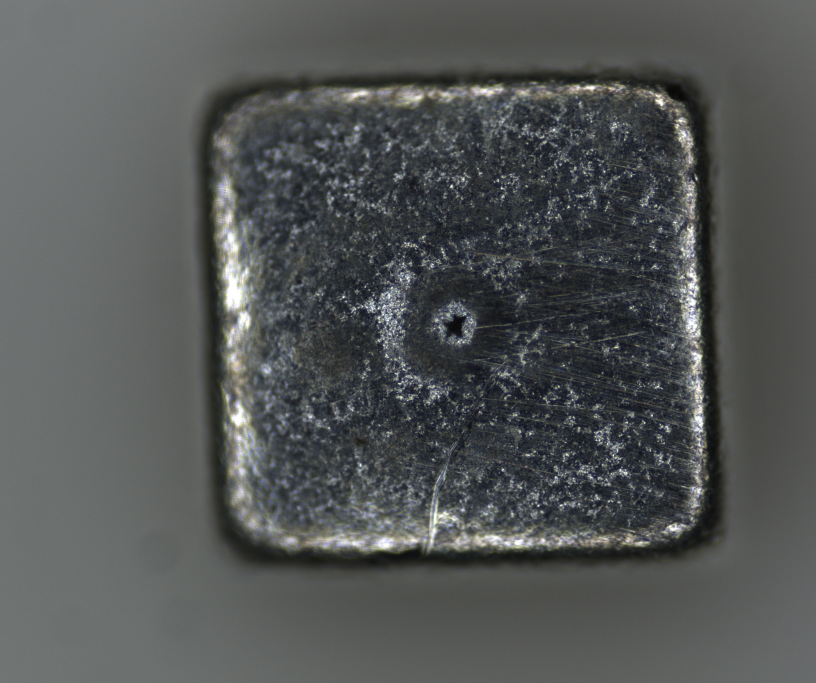
#> input picture 搁置/Image/origin/E_pinhole_45.jpg, 2448 x 2048 px, found by its file name (shown at 1/3 size)
$ python main4.py
#> lines starting #> are read from the running program, lines starting #| are printed output that depends on the picture; after the words box and inside, x2 and y2 are one past the last pixel; in counts of white or black regions, pixels touching at a corner belong together
import cv2
import numpy as np

'''
原理：
cv找到出电容的轮廓，然后统计出其中的总像素cap_area
然后根据针孔的坐标找到针孔的轮廓，然后做同样的处理，统计出总像素target_area
自动电容端面的标准面积reference_area
就可以获得针孔面积true_area=reference_area*(target_area /cap_area)


操作：
1.准备好缺陷电容图片
2.准备好缺陷的mask图片（labelme标注好后，实验voc的数据集转换脚本可生成在data_dataset_voc\SegmentationClass内）
3.改图片路径
'''


#获取轮廓
def get_contour(img_in,threshold1, threshold2,dilate_iterations=5,erode_iterations=3):
    '''

    :param img_in: 输入图像
    :param threshold1: canny第一个阈值
    :param threshold2: canny第二个阈值
    :param dilate_iterations:腐蚀重复次数
    :param erode_iterations:腐蚀重复次数
    :return:
    '''
    imgGray = cv2.cvtColor(img_in, cv2.COLOR_BGR2GRAY)  # 将图像转换为灰度
    imgBlur = cv2.GaussianBlur(imgGray, (5, 5), 1)  # 高斯模糊
    imgThreshold = cv2.Canny(imgBlur, threshold1, threshold2)  # 边缘检测器
    kernel = np.ones((5, 5))  # 图像处理的卷积核
    imgDial = cv2.dilate(imgThreshold, kernel, iterations=dilate_iterations)  # 图像处理：膨胀
    imgThreshold = cv2.erode(imgDial, kernel, iterations=erode_iterations)  # 图像处理：腐蚀  膨胀腐蚀可以帮助我们消除缝隙和杂物
    contours, hierarchy = cv2.findContours(imgThreshold, cv2.RETR_EXTERNAL,
                                           cv2.CHAIN_APPROX_SIMPLE)  # FIND ALL CONTOURS

    return contours


def get_target_true_area(path,path2,reference_width= 1.3225,reference_height= 1.3225):
    '''

    :param path: 原图的路径
    :param path2: mask的路径
    :param reference_width: 参考物的宽
    :param reference_height: 参考物的长
    :return: 目标真实面积
    '''
#> called with reference_width = 1.32, reference_height = 1.32
    # 设定参照物尺寸 单位：mm
    # reference_width = 1.3225
    # reference_height = 1.3225
    reference_area = reference_width * reference_height  # 前提参照物是矩形
    # 读取图片和针孔mask （0.5缩放）
    img = cv2.imread(path)
#> img is the input picture: shape (2048, 2448, 3); mean B, G, R 85.6, 85.8, 83.2
    size_x, size_y = img.shape[0:2]
#> size_x = 2048; size_y = 2448
    img_in = cv2.resize(img, (int(size_y / 2), int(size_x / 2)))
    img2 = cv2.imread(path2)
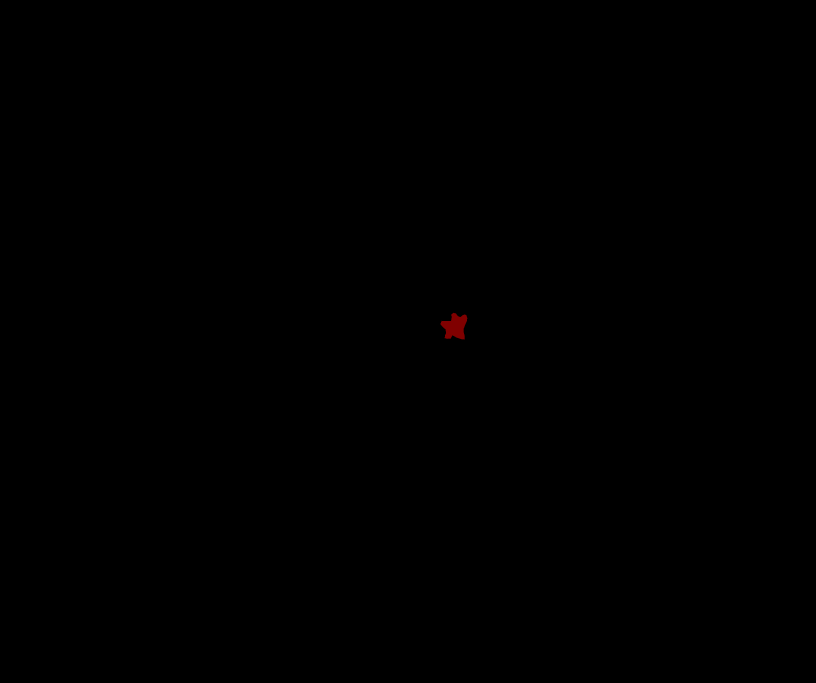
#> input picture 搁置/Image/mask/E_pinhole_45.png, 2448 x 2048 px, found by its file name (shown at 1/3 size)
#> img2 is the input picture: shape (2048, 2448, 3); mean B, G, R 0, 0, 0.1
    size_x, size_y = img2.shape[0:2]
    img2_in = cv2.resize(img2, (int(size_y / 2), int(size_x / 2)))
    # 找端面轮廓
    cap_contours = get_contour(img_in, 0, 25)
#> in get_contour, `imgThreshold = cv2.Canny(imgBlur, threshold1, threshold2)`:
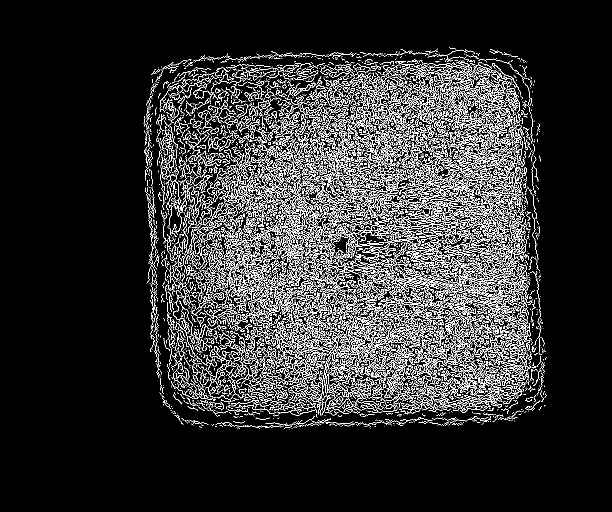
#> imgThreshold: shape (1024, 1224) (shown at 1/2 size); 11.3% white in thin lines or dots, all inside (x1, y1, x2, y2) = (287, 94, 1094, 859)
#> in get_contour, `imgDial = cv2.dilate(imgThreshold, kernel, iterations=dilate_iterations)`:
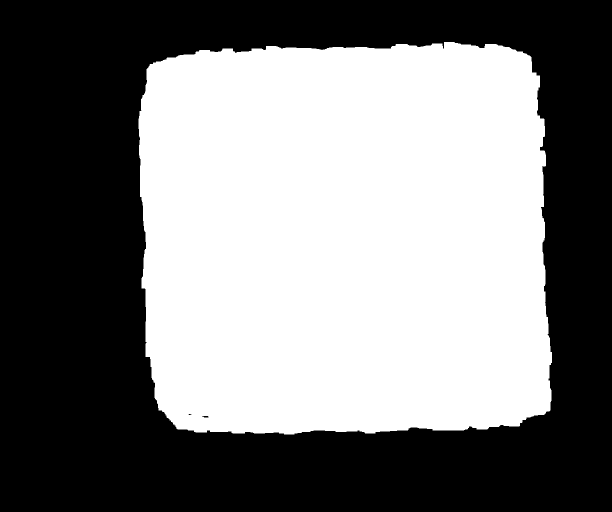
#> imgDial: shape (1024, 1224) (shown at 1/2 size); 48.4% white; 1 white region, box (x1, y1, x2, y2) and area: (277, 84, 1104, 869) 606868
#> in get_contour, `imgThreshold = cv2.erode(imgDial, kernel, iterations=erode_iterations)`:
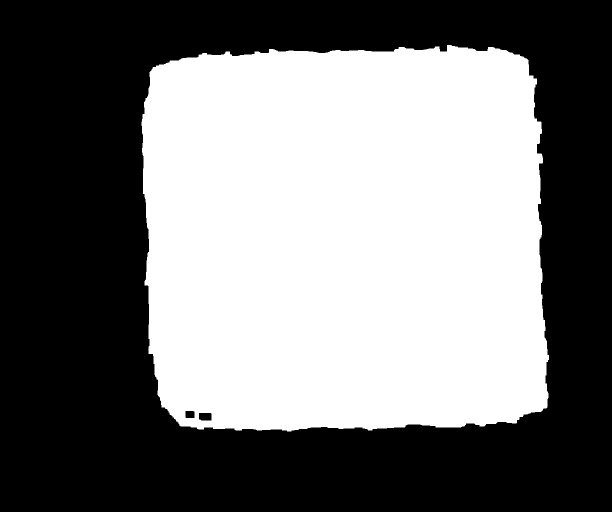
#> imgThreshold: shape (1024, 1224) (shown at 1/2 size); 46.7% white; 1 white region
#> in get_contour, `contours, hierarchy = cv2.findContours(imgThreshold, cv2.RETR_EXTERNAL..`: contours = 1 contour; box (x1, y1, x2, y2) and area: (283, 90, 1098, 863) 584250
#> cap_contours has the same summary as contours in get_contour
    img_out = cv2.drawContours(img_in, cap_contours, -1, (0, 255, 0), 10)  # DRAW ALL DETECTED CONTOURS
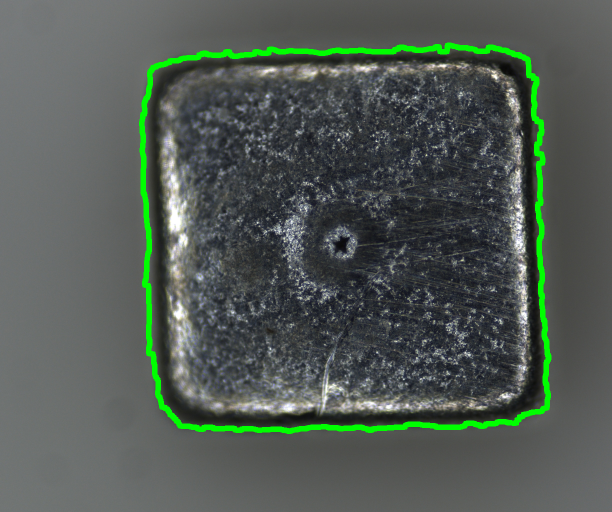
#> img_out: shape (1024, 1224, 3) (shown at 1/2 size); mean B, G, R 83.5, 90.7, 81.1
    # 获得参照物的总像素
    cap_area = cv2.contourArea(cap_contours[0])
#> cap_area = 584250
    # 获得参考比例
    reference_rate = cap_area / reference_area  # 或者分子分母反过来
#> reference_rate = 334046.8
    # 获得缺陷目标的总像素
    target_contours = get_contour(img2_in, 0, 15)
#> call 2 of get_contour, with threshold1 = 0, threshold2 = 15, dilate_iterations = 5, erode_iterations = 3
#> in get_contour (call 2), `imgThreshold = cv2.Canny(imgBlur, threshold1, threshold2)`: imgThreshold: shape (1024, 1224); 0.01% white in thin lines or dots, all inside (x1, y1, x2, y2) = (660, 469, 701, 510)
#> in get_contour (call 2), `imgDial = cv2.dilate(imgThreshold, kernel, iterations=dilate_iterations)`:
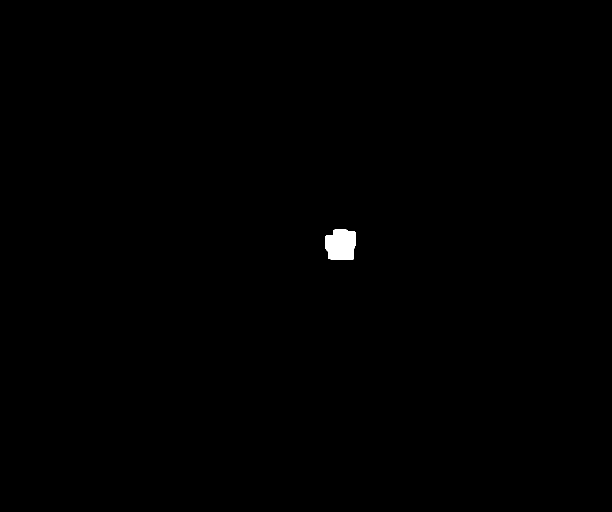
#> imgDial: shape (1024, 1224) (shown at 1/2 size); 0.25% white; 1 white region, box (x1, y1, x2, y2) and area: (650, 459, 711, 520) 3190
#> in get_contour (call 2), `imgThreshold = cv2.erode(imgDial, kernel, iterations=erode_iterations)`:
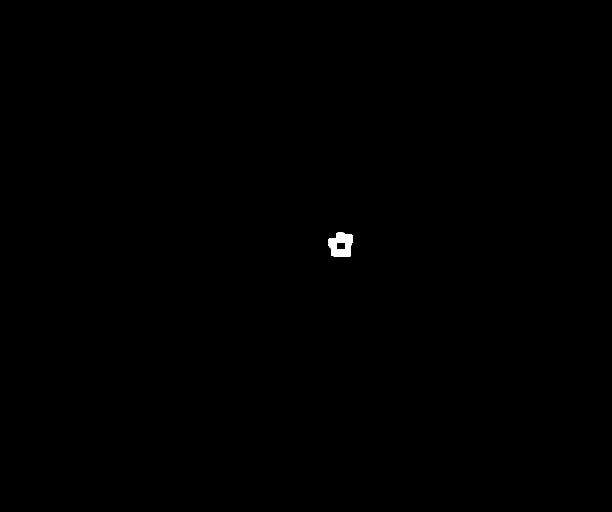
#> imgThreshold: shape (1024, 1224) (shown at 1/2 size); 0.13% white; 1 white region
#> in get_contour (call 2), `contours, hierarchy = cv2.findContours(imgThreshold, cv2.RETR_EXTERNAL..`: contours = 1 contour; box (x1, y1, x2, y2) and area: (656, 465, 705, 514) 1791
#> target_contours has the same summary as contours in get_contour
    target_area = cv2.contourArea(target_contours[0])
#> target_area = 1791
    # 计算出缺陷的真实面积
    true_area = target_area / reference_rate
#> true_area = 0.00536
    print('缺陷面积为：%.5f mm2' % true_area)
#| 缺陷面积为：0.00536 mm2
    return true_area


if __name__ == '__main__':
    path = r'D:\Files\test\Image\origin\E_pinhole_45.jpg'  # 电容图片
    path2 = r'D:\Files\test\Image\mask\E_pinhole_45.png'  # 缺陷mask图片   注意路径不能有中文


    get_target_true_area(path,path2)
